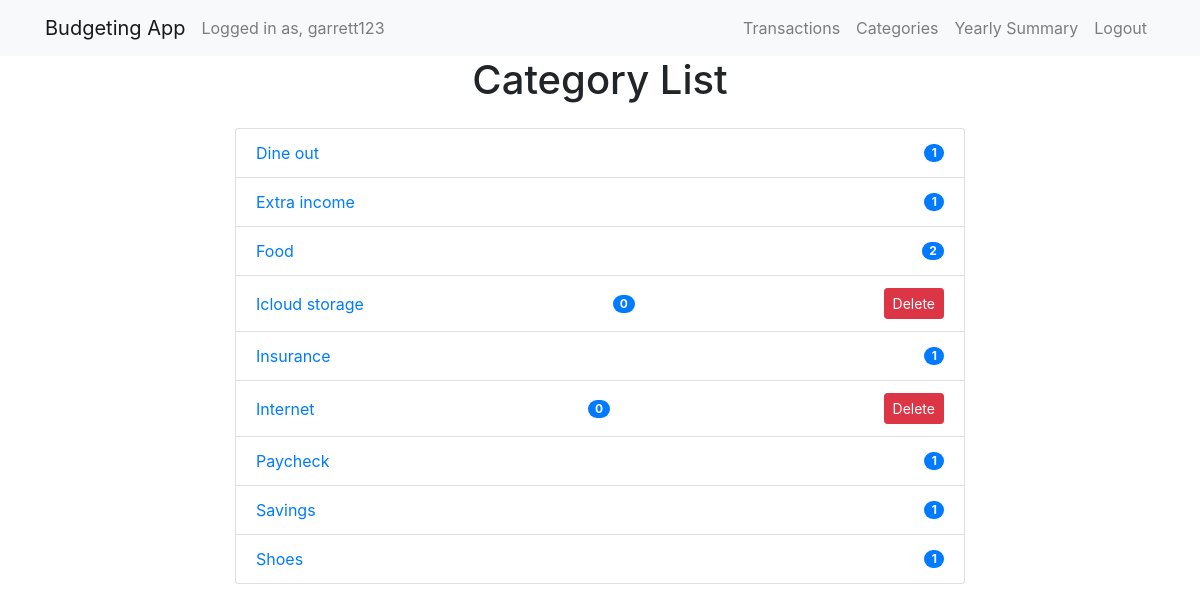
Page /category_list/ (signed in) on the committed database.
### budget/models.py (models this page shows, shortened)
class Category(models.Model):
    user = models.ForeignKey(User, on_delete=models.CASCADE)
    name = models.CharField(max_length=255)

### budget/views.py (the view)
# urls.py: path('category_list/', views.category_list, name='category_list'),
@login_required
def category_list(request):
    categories = Category.objects.filter(user=request.user).annotate(transaction_count=Count('transaction')).order_by('name')
    return render(request, 'category_list.html', {'categories': categories})

### budget/context_processors.py (called while the page is built)
def default_year_month(request):
    current_date = datetime.now()
    default_year = current_date.year
    default_month = current_date.month
    return {
        'default_year': default_year,
        'default_month': default_month,
    }

### budget/templates/category_list.html (shortened to what this page needs)
{% extends 'layout.html' %}
{% load static %}
{% block content %}
<div class="container">
    <div class="row">
        <div class="col-md-8 offset-md-2">
            <h1 class="text-center mb-4">Category List</h1>
            <ul class="list-group">
                {% for category in categories %}
                <li class="list-group-item">
                    <div class="d-flex justify-content-between align-items-center">
                        <a href="{% url 'category_detail' category.id %}" class="text-decoration-none">{{ category.name }}</a>
                        <span class="badge badge-primary badge-pill">{{ category.transaction_count }}</span>
                        {% if category.transaction_count == 0 %}
                            <form action="{% url 'delete_category' category.id %}" method="post">
                                <button type="submit" class="btn btn-sm btn-danger">Delete</button>
                            </form>
                        {% endif %}
                    </div>
                </li>
                {% endfor %}
            </ul>
        </div>
    </div>
</div>
{% endblock %}

### budget/templates/layout.html (shortened to what this page needs)
{% load static %}
<!DOCTYPE html>
<html lang="en">
<head>
  <link rel="stylesheet" href="{% static 'styles.css' %}">
  <link rel="stylesheet" href="https://stackpath.bootstrapcdn.com/bootstrap/4.5.2/css/bootstrap.min.css">
</head>
<body>
    <div class="header">
        <nav class="navbar navbar-expand-lg navbar-light bg-light">
            <div class="container">
            <a class="navbar-brand" href="{% url 'index' %}">Budgeting App</a>
            {% if user.is_authenticated %}
            <span class="navbar-text">Logged in as, {{ user.username }}</span>
            {% endif %}
            <div class="collapse navbar-collapse" id="navbarNav">
                <ul class="navbar-nav ml-auto">
                    {% if user.is_authenticated %}
                <li class="nav-item">
                    <a class="nav-link" href="{% url 'transaction_list' default_year default_month %}">Transactions</a>
                </li>
                <li class="nav-item">
                    <a class="nav-link" href="{% url 'category_list' %}">Categories</a>
                </li>
                <li class="nav-item">
                    <a class="nav-link" href="{% url 'yearly_summary' default_year %}">Yearly Summary</a>
                </li>
                <li class="nav-item">
                    <a class="nav-link" href="{% url 'logout' %}">Logout</a>
                </li>
                {% else %}
                <li class="nav-item">
                    <a class="nav-link" href="{% url 'login' %}">Login</a>
                </li>
                {% endif %}
                </ul>
            </div>
            </div>
        </nav>
    </div>
    {% block content %}
    {% endblock %}
</body>
</html>

### rows in the picture
Category: name "Dine out", transaction_count "1"
Category: name "Extra income", transaction_count "1"
Category: name "Food", transaction_count "2"
Category: name "Icloud storage", transaction_count "0", shows "Delete"
Category: name "Insurance", transaction_count "1"
Category: name "Internet", transaction_count "0", shows "Delete"
Category: name "Paycheck", transaction_count "1"
Category: name "Savings", transaction_count "1"
Category: name "Shoes", transaction_count "1"

### other values in the picture
{{ user.username }} "garrett123"
